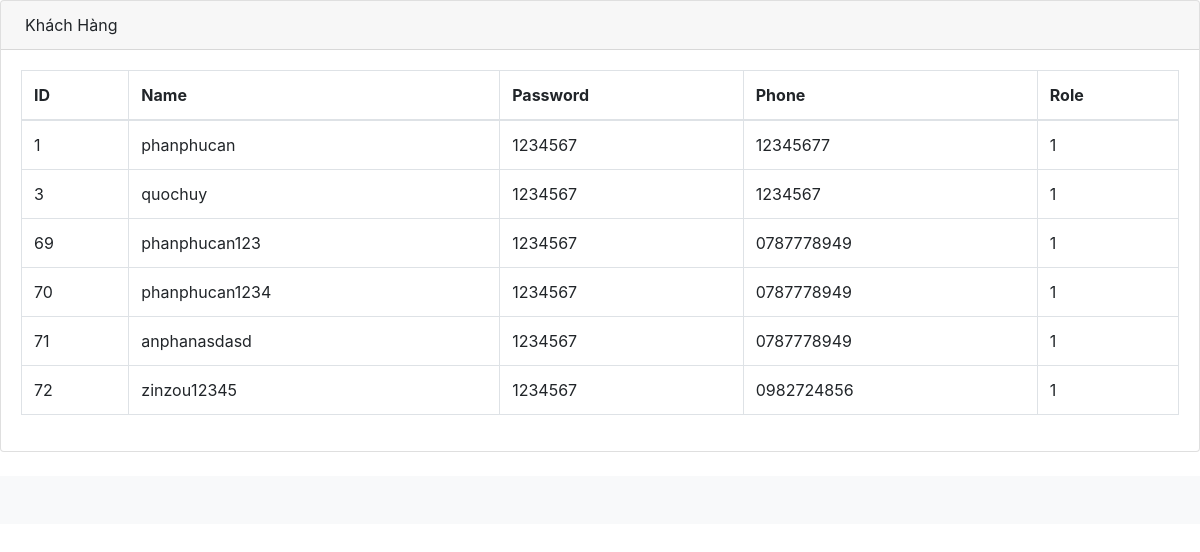
The app's page /khachhang/khachhang.php with its own data.
### tables this page shows
CREATE TABLE `user` (
  `id` int NOT NULL AUTO_INCREMENT,
  `name` varchar(255) NOT NULL,
  `password` varchar(255) NOT NULL,
  `Phone` varchar(100) NOT NULL,
  `role` int DEFAULT NULL,
  PRIMARY KEY (`id`)
);

### khachhang/khachhang.php (the view, shortened to what this page needs)
<?php
require_once "../database/connect.php";
$query = "SELECT * FROM cuahangdienthoai.user where role =1;";
$stmt = $pdo->query($query);
$result = $stmt->fetchAll();
?>
<!DOCTYPE html>
<html lang="en">
<head>
    <link rel="stylesheet" href="../css/styles.css">
    <link rel="stylesheet" href="https://cdn.jsdelivr.net/npm/bootstrap@4.5.3/dist/css/bootstrap.min.css">
</head>
<body>
    <div class="card mb-4">
        <div class="card-header">
            Khách Hàng
        </div>
        <div class="card-body">
            <div class="table-responsive">
                <table class="table table-bordered" id="dataTable" width="100%" cellspacing="0">
                    <thead>
                        <tr>
                            <th>ID </th>
                            <th>Name</th>
                            <th>Password</th>
                            <th>Phone</th>
                            <th>Role</th>
                        </tr>
                    </thead>
                    <tbody>
                        <?php foreach ($result as $product) : ?>
                            <tr>
                                <td><?= $product['id'] ?></td>
                                <td><?= $product['name'] ?></td>
                                <td><?= $product['password'] ?></td>
                                <td><?= $product['Phone'] ?></td>
                                <td><?= $product['role'] ?></td>
                            </tr>
                        <?php endforeach; ?>
                    </tbody>
                </table>
            </div>
        </div>
    </div>
    <footer class="py-4 bg-light mt-auto">
    </footer>
</body>
</html>

### records on screen
user: id "1", name "phanphucan", password "1234567", Phone "12345677", role "1"
user: id "3", name "quochuy", password "1234567", Phone "1234567", role "1"
user: id "69", name "phanphucan123", password "1234567", Phone "0787778949", role "1"
user: id "70", name "phanphucan1234", password "1234567", Phone "0787778949", role "1"
user: id "71", name "anphanasdasd", password "1234567", Phone "0787778949", role "1"
user: id "72", name "zinzou12345", password "1234567", Phone "0982724856", role "1"
